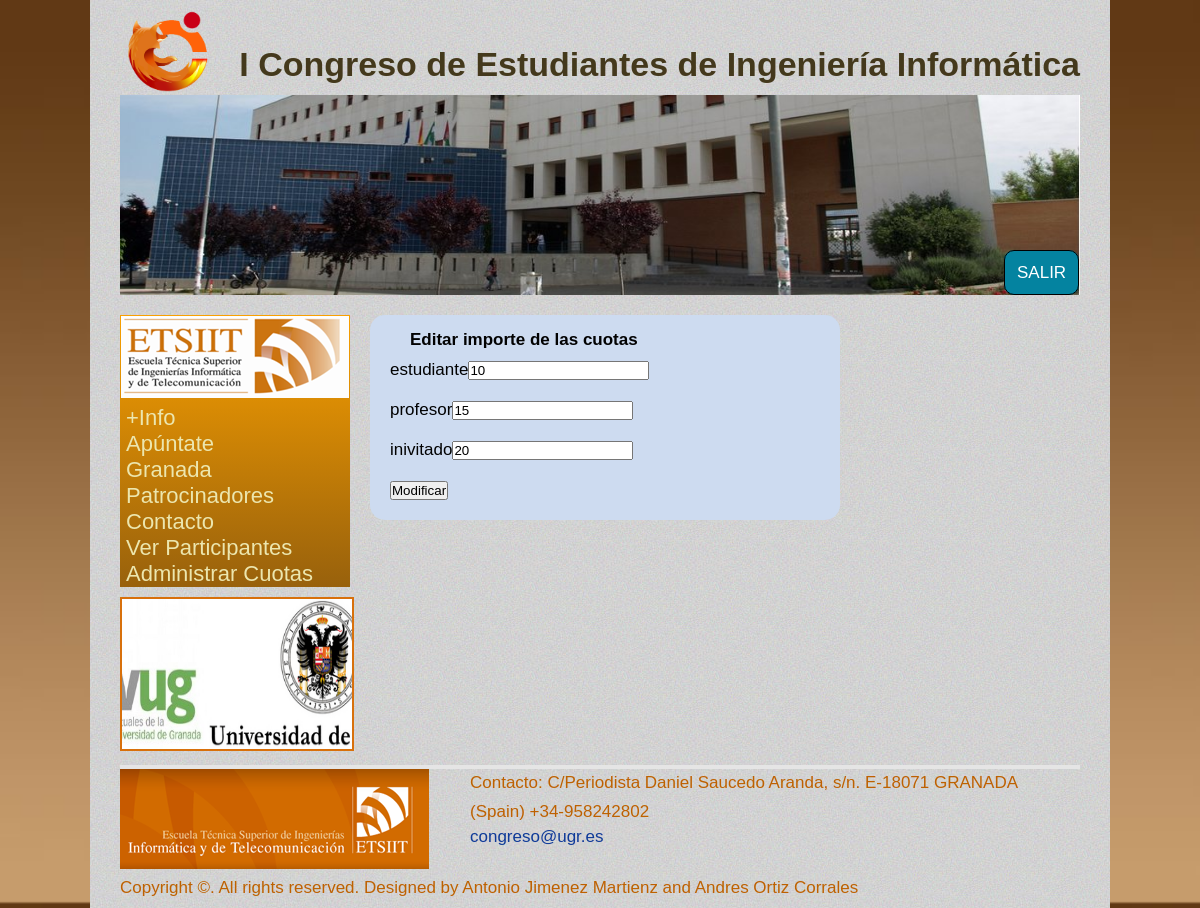
The page /index.php?page=cuotas (signed in) on the database its author committed.
### tables this page shows
CREATE TABLE IF NOT EXISTS `Cuota` (
  `id` int(10) unsigned NOT NULL AUTO_INCREMENT,
  `tipo` varchar(512) NOT NULL,
  `importe` int(11) NOT NULL,
  PRIMARY KEY (`id`),
  UNIQUE KEY `tipo` (`tipo`)
);

### php/includes/dbhandler.php (called while the page is built, shortened)
<?php
class db_handler{
    private $servername;
    private $username;
    private $pass;
    private $dbname;
    private $connection;
    public function __construct($servernameaux,$dbnameaux){
        $this->servername=$servernameaux;
        $this->username="antonio";
        $this->pass="";
        $this->dbname=$dbnameaux;
    }
    public function connect(){
        $this->connection=new mysqli($this->servername,$this->username,$this->pass,$this->dbname);
    }
    public function query($sqlquery){
        $res=$this->connection->query($sqlquery);
        return $res;
    }
}
?>

### php/cuotas.php (the view, shortened to what this page needs)
<?php
if(isset($_SESSION['user']) && $_SESSION['rol']=="admin"){
    echo "<div class =\"marcoCuotas\">";
        echo "<h4>Editar importe de las cuotas</h4>";
        echo "<form method=\"post\" action=\"index.php?page=cuotas\" >";
            $dbhandler = new db_handler("localhost","congreso");
            $dbhandler->connect();
            $sql="SELECT * FROM Cuota";
            $table=$dbhandler->query($sql);
            if ($table->num_rows > 0) {
                while($row = $table->fetch_assoc()) {
                    echo "<label> ".$row["tipo"]."</label>";
                    echo "<input type=\"number\"  step=\"any\" name=\"".$row["tipo"]."\" value=\"".$row["importe"]."\" ></input>";
                    echo "<br><br>";
                }
            } else {
                echo "no results";
            }
        echo "<button type=\"submit\" name=\"submit\">Modificar</button>";
        echo "</form>";
    echo "</div> ";
}
?>

### css/styles.css (style rules this page uses)
* { margin:0; padding:0; }
body { font-family: Arial, Helvetica, sans-serif; font-size: 17px; background: url(../images/backgroundbrown.jpg); background-size: 100% 100%; color: #44391C; }
h3,h4 { padding: 10px 0px 10px 20px; }
.marcoCuotas { padding: 5px 0px 20px 20px; width: 450px; background : #CDDBF0; border-radius : 15px; margin-bottom: 245px; }

### rows shown on the page
cuota: tipo "estudiante", importe "10"
cuota: tipo "profesor", importe "15"
cuota: tipo "inivitado", importe "20"
